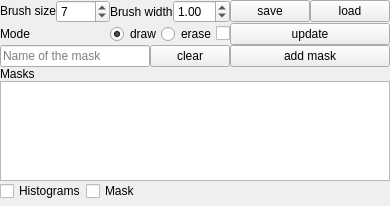
        <widget class="QDockWidget" name="dockWidget_4">
         <property name="sizePolicy">
          <sizepolicy hsizetype="Minimum" vsizetype="MinimumExpanding">
           <horstretch>0</horstretch>
           <verstretch>0</verstretch>
          </sizepolicy>
         </property>
         <property name="minimumSize">
          <size>
           <width>0</width>
           <height>0</height>
          </size>
         </property>
         <property name="floating">
          <bool>false</bool>
         </property>
         <property name="features">
          <set>QDockWidget::DockWidgetFloatable|QDockWidget::DockWidgetMovable</set>
         </property>
         <property name="allowedAreas">
          <set>Qt::AllDockWidgetAreas</set>
         </property>
         <property name="windowTitle">
          <string>Pixel selection</string>
         </property>
         <widget class="QWidget" name="dockWidgetContents_4">
          <property name="sizePolicy">
           <sizepolicy hsizetype="Preferred" vsizetype="Minimum">
            <horstretch>0</horstretch>
            <verstretch>0</verstretch>
           </sizepolicy>
          </property>
          <layout class="QVBoxLayout" name="verticalLayout_13">
           <property name="spacing">
            <number>0</number>
           </property>
           <property name="leftMargin">
            <number>0</number>
           </property>
           <property name="topMargin">
            <number>0</number>
           </property>
           <property name="rightMargin">
            <number>0</number>
           </property>
           <property name="bottomMargin">
            <number>0</number>
           </property>
           <item>
            <layout class="QGridLayout" name="gridLayout_2">
             <property name="spacing">
              <number>0</number>
             </property>
             <item row="4" column="2" colspan="2">
              <widget class="QPushButton" name="pushButton_11">
               <property name="sizePolicy">
                <sizepolicy hsizetype="Minimum" vsizetype="Fixed">
                 <horstretch>0</horstretch>
                 <verstretch>0</verstretch>
                </sizepolicy>
               </property>
               <property name="toolTip">
                <string>&lt;html&gt;&lt;head/&gt;&lt;body&gt;&lt;p&gt;Add the current selected pixel mask to the list of masks.&lt;/p&gt;&lt;/body&gt;&lt;/html&gt;</string>
               </property>
               <property name="text">
                <string>add mask</string>
               </property>
              </widget>
             </item>
             <item row="0" column="3">
              <widget class="QPushButton" name="pushButton_3">
               <property name="sizePolicy">
                <sizepolicy hsizetype="Fixed" vsizetype="Fixed">
                 <horstretch>0</horstretch>
                 <verstretch>0</verstretch>
                </sizepolicy>
               </property>
               <property name="toolTip">
                <string>Load a pixel selection mask.</string>
               </property>
               <property name="text">
                <string>load</string>
               </property>
              </widget>
             </item>
             <item row="2" column="2" colspan="2">
              <widget class="QPushButton" name="pushButton_4">
               <property name="sizePolicy">
                <sizepolicy hsizetype="Minimum" vsizetype="Fixed">
                 <horstretch>0</horstretch>
                 <verstretch>0</verstretch>
                </sizepolicy>
               </property>
               <property name="toolTip">
                <string>Update the fluorescence observables using the current selection.</string>
               </property>
               <property name="text">
                <string>update</string>
               </property>
              </widget>
             </item>
             <item row="4" column="0">
              <widget class="QLineEdit" name="lineEdit_5">
               <property name="sizePolicy">
                <sizepolicy hsizetype="Minimum" vsizetype="Fixed">
                 <horstretch>0</horstretch>
                 <verstretch>0</verstretch>
                </sizepolicy>
               </property>
               <property name="toolTip">
                <string>The name of the mask</string>
               </property>
               <property name="text">
                <string/>
               </property>
               <property name="placeholderText">
                <string>Name of the mask</string>
               </property>
              </widget>
             </item>
             <item row="0" column="2">
              <widget class="QPushButton" name="pushButton_2">
               <property name="sizePolicy">
                <sizepolicy hsizetype="Fixed" vsizetype="Fixed">
                 <horstretch>0</horstretch>
                 <verstretch>0</verstretch>
                </sizepolicy>
               </property>
               <property name="toolTip">
                <string>Save the pixel selection mask.</string>
               </property>
               <property name="text">
                <string>save</string>
               </property>
              </widget>
             </item>
             <item row="4" column="1">
              <widget class="QPushButton" name="pushButton_6">
               <property name="sizePolicy">
                <sizepolicy hsizetype="Fixed" vsizetype="Fixed">
                 <horstretch>0</horstretch>
                 <verstretch>0</verstretch>
                </sizepolicy>
               </property>
               <property name="toolTip">
                <string>Clear the pixel selection mask.</string>
               </property>
               <property name="text">
                <string>clear</string>
               </property>
              </widget>
             </item>
             <item row="2" column="0" colspan="2">
              <layout class="QHBoxLayout" name="horizontalLayout_4">
               <item>
                <widget class="QLabel" name="label_17">
                 <property name="text">
                  <string>Mode</string>
                 </property>
                </widget>
               </item>
               <item>
                <widget class="QRadioButton" name="radioButton">
                 <property name="sizePolicy">
                  <sizepolicy hsizetype="Fixed" vsizetype="Fixed">
                   <horstretch>0</horstretch>
                   <verstretch>0</verstretch>
                  </sizepolicy>
                 </property>
                 <property name="toolTip">
                  <string>&lt;html&gt;&lt;head/&gt;&lt;body&gt;&lt;p&gt;Use the mouse as a brush to select pixels in the image.&lt;/p&gt;&lt;/body&gt;&lt;/html&gt;</string>
                 </property>
                 <property name="text">
                  <string>draw</string>
                 </property>
                 <property name="checked">
                  <bool>true</bool>
                 </property>
                </widget>
               </item>
               <item>
                <widget class="QRadioButton" name="radioButton_2">
                 <property name="sizePolicy">
                  <sizepolicy hsizetype="Fixed" vsizetype="Fixed">
                   <horstretch>0</horstretch>
                   <verstretch>0</verstretch>
                  </sizepolicy>
                 </property>
                 <property name="toolTip">
                  <string>&lt;html&gt;&lt;head/&gt;&lt;body&gt;&lt;p&gt;Use the mouse to deselect pixels in the image.&lt;/p&gt;&lt;/body&gt;&lt;/html&gt;</string>
                 </property>
                 <property name="text">
                  <string>erase</string>
                 </property>
                </widget>
               </item>
               <item>
                <widget class="QCheckBox" name="checkBox_4">
                 <property name="sizePolicy">
                  <sizepolicy hsizetype="Fixed" vsizetype="Fixed">
                   <horstretch>0</horstretch>
                   <verstretch>0</verstretch>
                  </sizepolicy>
                 </property>
                 <property name="toolTip">
                  <string>&lt;html&gt;&lt;head/&gt;&lt;body&gt;&lt;p&gt;If this is checked the selected fluorescence decay is plotted/updated when a selection is made.&lt;/p&gt;&lt;/body&gt;&lt;/html&gt;</string>
                 </property>
                 <property name="text">
                  <string/>
                 </property>
                </widget>
               </item>
              </layout>
             </item>
             <item row="0" column="0" colspan="2">
              <layout class="QHBoxLayout" name="horizontalLayout_6">
               <item>
                <widget class="QLabel" name="label_3">
                 <property name="sizePolicy">
                  <sizepolicy hsizetype="Fixed" vsizetype="Fixed">
                   <horstretch>0</horstretch>
                   <verstretch>0</verstretch>
                  </sizepolicy>
                 </property>
                 <property name="text">
                  <string>Brush size</string>
                 </property>
                </widget>
               </item>
               <item>
                <widget class="QSpinBox" name="spinBox_2">
                 <property name="sizePolicy">
                  <sizepolicy hsizetype="Minimum" vsizetype="Fixed">
                   <horstretch>0</horstretch>
                   <verstretch>0</verstretch>
                  </sizepolicy>
                 </property>
                 <property name="maximum">
                  <number>4096</number>
                 </property>
                 <property name="value">
                  <number>7</number>
                 </property>
                </widget>
               </item>
               <item>
                <widget class="QLabel" name="label_20">
                 <property name="sizePolicy">
                  <sizepolicy hsizetype="Fixed" vsizetype="Preferred">
                   <horstretch>0</horstretch>
                   <verstretch>0</verstretch>
                  </sizepolicy>
                 </property>
                 <property name="text">
                  <string>Brush width</string>
                 </property>
                </widget>
               </item>
               <item>
                <widget class="QDoubleSpinBox" name="doubleSpinBox">
                 <property name="value">
                  <double>1.000000000000000</double>
                 </property>
                </widget>
               </item>
              </layout>
             </item>
            </layout>
           </item>
           <item>
            <layout class="QVBoxLayout" name="verticalLayout_12">
             <property name="spacing">
              <number>0</number>
             </property>
             <item>
              <widget class="QLabel" name="label_13">
               <property name="sizePolicy">
                <sizepolicy hsizetype="Fixed" vsizetype="Fixed">
                 <horstretch>0</horstretch>
                 <verstretch>0</verstretch>
                </sizepolicy>
               </property>
               <property name="text">
                <string>Masks</string>
               </property>
              </widget>
             </item>
             <item>
              <widget class="QListWidget" name="listWidget">
               <property name="sizePolicy">
                <sizepolicy hsizetype="Minimum" vsizetype="Minimum">
                 <horstretch>0</horstretch>
                 <verstretch>0</verstretch>
                </sizepolicy>
               </property>
               <property name="minimumSize">
                <size>
                 <width>0</width>
                 <height>0</height>
                </size>
               </property>
               <property name="maximumSize">
                <size>
                 <width>16777215</width>
                 <height>100</height>
                </size>
               </property>
               <property name="toolTip">
                <string>List of pixel masks. Double click to remove a pixel mask.</string>
               </property>
              </widget>
             </item>
             <item>
              <layout class="QHBoxLayout" name="horizontalLayout_7">
               <item>
                <widget class="QCheckBox" name="checkBox_3">
                 <property name="text">
                  <string>Histograms</string>
                 </property>
                </widget>
               </item>
               <item>
                <widget class="QCheckBox" name="checkBox">
                 <property name="text">
                  <string>Mask</string>
                 </property>
                </widget>
               </item>
               <item>
                <spacer name="horizontalSpacer_2">
                 <property name="orientation">
                  <enum>Qt::Horizontal</enum>
                 </property>
                 <property name="sizeHint" stdset="0">
                  <size>
                   <width>40</width>
                   <height>20</height>
                  </size>
                 </property>
                </spacer>
               </item>
              </layout>
             </item>
            </layout>
           </item>
           <item>
            <spacer name="verticalSpacer_2">
             <property name="orientation">
              <enum>Qt::Vertical</enum>
             </property>
             <property name="sizeHint" stdset="0">
              <size>
               <width>20</width>
               <height>5</height>
              </size>
             </property>
            </spacer>
           </item>
          </layout>
         </widget>
        </widget>
